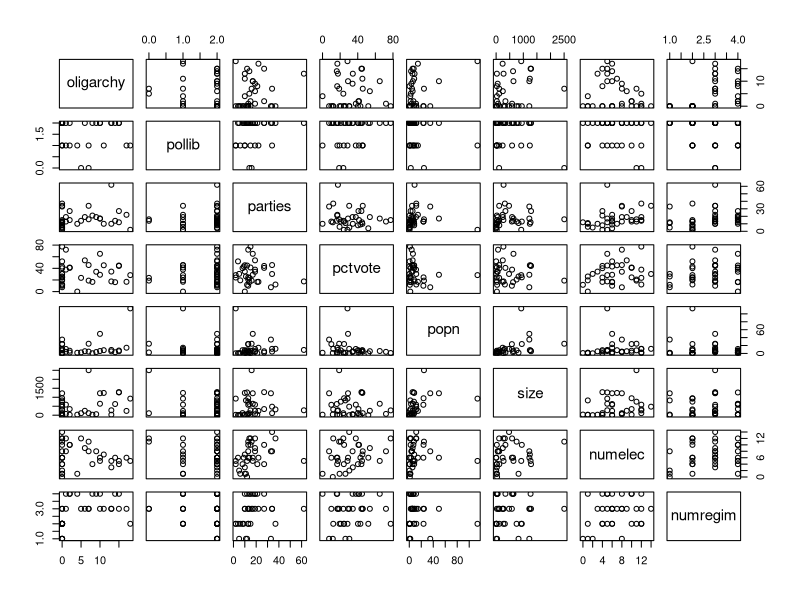

This chart was generated by the following R code:
## ---- chunk 1
knitr::opts_chunk$set(echo = TRUE,warning = FALSE, message = FALSE, fig.height = 2.75)
options(digits = 3)
## ---- chunk 2
library()
coups <- read.table("data/coups.txt", header = T)
pairs(coups[,-1])
## ---- chunk 3
coupsglm <- glm(miltcoup~., family = poisson, data = coups)
summary(coupsglm)
## ---- chunk 4
model_df <- coups # create copy for step-down selection
done <- F
while (!done){
  model <- glm(miltcoup ~ ., family = poisson, data = model_df)
  model_smry <- summary(model)
  print(model_smry$call)
  print(model_smry$coefficients)
  
  model_smry_coefs <- model_smry$coefficient[-1,"Pr(>|z|)"] # exclude intercept
  is_insignificant <- model_smry_coefs > .05
  if (sum(is_insignificant) == 0) done = T
  else{
    excl_var <- model_smry_coefs[which.max(model_smry_coefs)]
    print(paste("Excluding variable:", names(excl_var)))
    model_df <- model_df[, -which(names(model_df) == names(excl_var))]
  }
}
## ---- chunk 5
# model_df$pollib <- factor(model_df$pollib)
# model <- glm(miltcoup ~ pollib + oligarchy + parties, family = poisson, data = model_df)
# model_smry <- summary(model)
# print(model_smry$call)
# print(model_smry$coefficients)

# miltcoup_pollib0 <- exp(.21 +  .09 * mean(coups$oligarchy) + .022 * mean(coups$parties))
# miltcoup_pollib1 <- miltcoup_pollib0 - .50
# miltcoup_pollib2 <- miltcoup_pollib0 - 1.11
# 
# print(c(miltcoup_pollib0, miltcoup_pollib1, miltcoup_pollib2))

obs <- data.frame(pollib = 0:2, oligarchy = mean(model_df$oligarchy), parties = mean(model_df$parties))
print(obs)
y_hat <- predict(model, obs, type="response")
names(y_hat) <- 0:2
print(y_hat)
